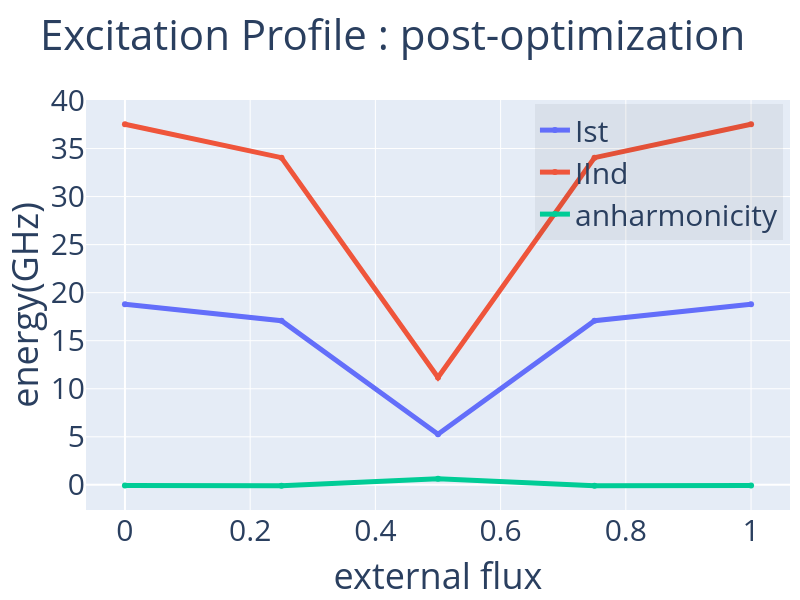

This figure's notebook cell:
### Code cell
# visualize excitation profile post-optimization
plotCompare(flux_range,{'Ist':post_Ex[1],'IInd':post_Ex[2],'anharmonicity':post_Ex[2]-2*post_Ex[1]},
            'Excitation Profile : post-optimization','external flux','energy(GHz)',export='pdf',size=(600,800))

### Figure 1 — Plotly figure (JSON) as saved in the notebook; plotly's stock layout.template omitted (floating-point values rounded to 4 significant figures)
{"data": [{"line": {"width": 5}, "name": "Ist", "type": "scatter", "x": [0.0, 0.25, 0.5, 0.75, 1.0], "y": [18.8, 17.07, 5.263, 17.07, 18.8]}, {"line": {"width": 5}, "name": "IInd", "type": "scatter", "x": [0.0, 0.25, 0.5, 0.75, 1.0], "y": [37.53, 34.05, 11.17, 34.05, 37.53]}, {"line": {"width": 5}, "name": "anharmonicity", "type": "scatter", "x": [0.0, 0.25, 0.5, 0.75, 1.0], "y": [-0.06609, -0.09641, 0.6401, -0.09641, -0.06609]}], "layout": {"font": {"size": 30}, "height": 600, "legend": {"bgcolor": "rgba(0,0,0,.05)", "x": 0.99, "xanchor": "right", "y": 0.99, "yanchor": "top"}, "margin": {"r": 10, "t": 100}, "showlegend": true, "title": {"text": "Excitation Profile : post-optimization"}, "width": 800, "xaxis": {"title": {"text": "external flux"}}, "yaxis": {"title": {"text": "energy(GHz)"}}}}
